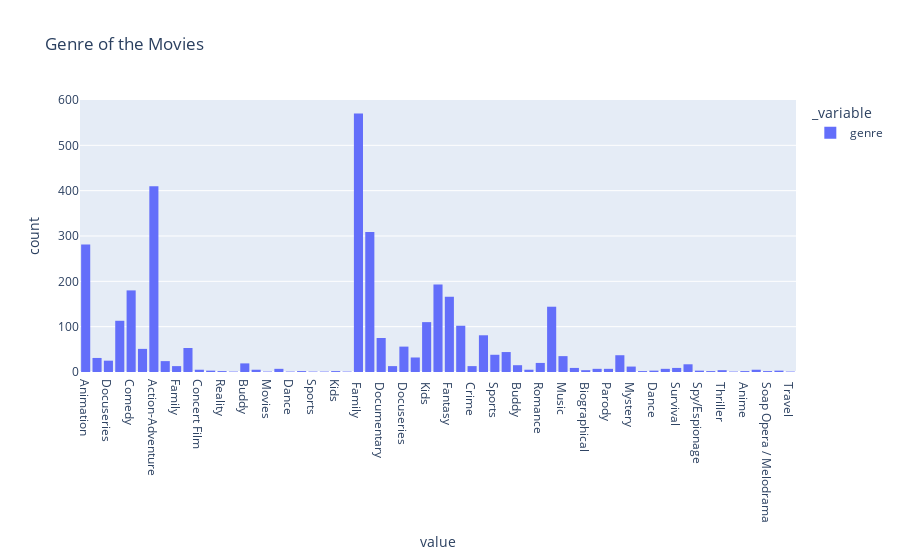

The notebook cell this image was saved under:
### Code cell
fig = px.histogram(data_frame= genre_count, x = ['genre'], title="Genre of the Movies")
fig.show()

### Figure 1 — Plotly figure (JSON) as saved in the notebook; plotly's stock layout.template omitted (floating-point values rounded to 4 significant figures; data arrays with more than 128 entries replaced by an {"elided": "..."} marker saying what was removed)
{"data": [{"alignmentgroup": "True", "bingroup": "x", "hovertemplate": "_variable=genre<br>value=%{x}<br>count=%{y}<extra></extra>", "legendgroup": "genre", "marker": {"color": "#636efa", "pattern": {"shape": ""}}, "name": "genre", "offsetgroup": "genre", "orientation": "v", "showlegend": true, "type": "histogram", "x": {"elided": "3390 str values"}, "xaxis": "x", "yaxis": "y"}], "layout": {"barmode": "relative", "legend": {"title": {"text": "_variable"}, "tracegroupgap": 0}, "title": {"text": "Genre of the Movies"}, "xaxis": {"anchor": "y", "domain": [0, 1], "title": {"text": "value"}}, "yaxis": {"anchor": "x", "domain": [0, 1], "title": {"text": "count"}}}}
